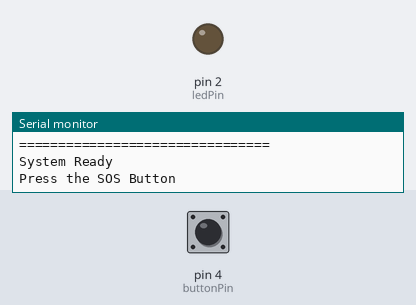
The sketch below on a simulated Arduino Uno, built with avr-gcc and run on an emulated ATmega328P. Parts: output pins drawn as LEDs (lit = HIGH), the last lines printed to the serial monitor. The test bench sets the inputs (shaded band); at power-on: pin 4 (buttonPin) HIGH.

Above: at 1.2 s.
1.3 s: pin 4 (buttonPin) pulled LOW for 0.15 s
At 2.3 s:
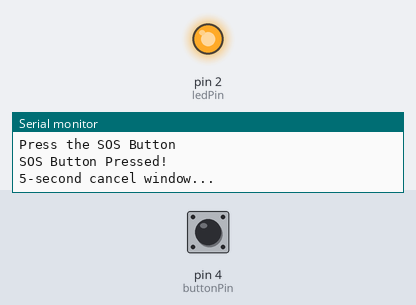
Timing chart, 0 to 4.3 s (numbered marks = the images above; inputs shaded):
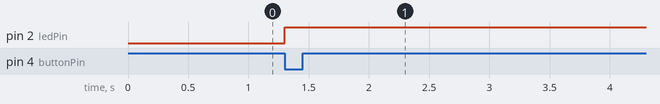

Measured:
- after the input at 1.3 s, pin 2 (ledPin): LOW → HIGH at once

The sketch:

sketch.ino
```cpp
const int buttonPin = 4;
const int ledPin = 2;

bool alertSent = false;

void setup() {
  Serial.begin(115200);

  pinMode(buttonPin, INPUT_PULLUP);
  pinMode(ledPin, OUTPUT);

  Serial.println("================================");
  Serial.println(" SafePulse Emergency System");
  Serial.println("================================");
  Serial.println("System Ready");
  Serial.println("Press the SOS Button");
}

void loop() {

  if (digitalRead(buttonPin) == LOW && !alertSent) {

    Serial.println();
    Serial.println("SOS Button Pressed!");
    digitalWrite(ledPin, HIGH);

    Serial.println("5-second cancel window...");
    delay(5000);

    Serial.println("Collecting GPS Location...");
    delay(1000);

    Serial.println("Latitude : 13.0827");
    Serial.println("Longitude: 80.2707");

    delay(1000);

    Serial.println("Recording Audio...");
    delay(1000);

    Serial.println("WiFi Connected");
    Serial.println("Uploading to Firebase...");
    delay(1000);

    Serial.println("Firebase Upload Successful");

    Serial.println("Sending SMS using SIM800L...");
    delay(1000);

    Serial.println("Emergency Contact Notified");

    Serial.println();
    Serial.println("***** ALERT SENT SUCCESSFULLY *****");

    alertSent = true;
  }
}
```
